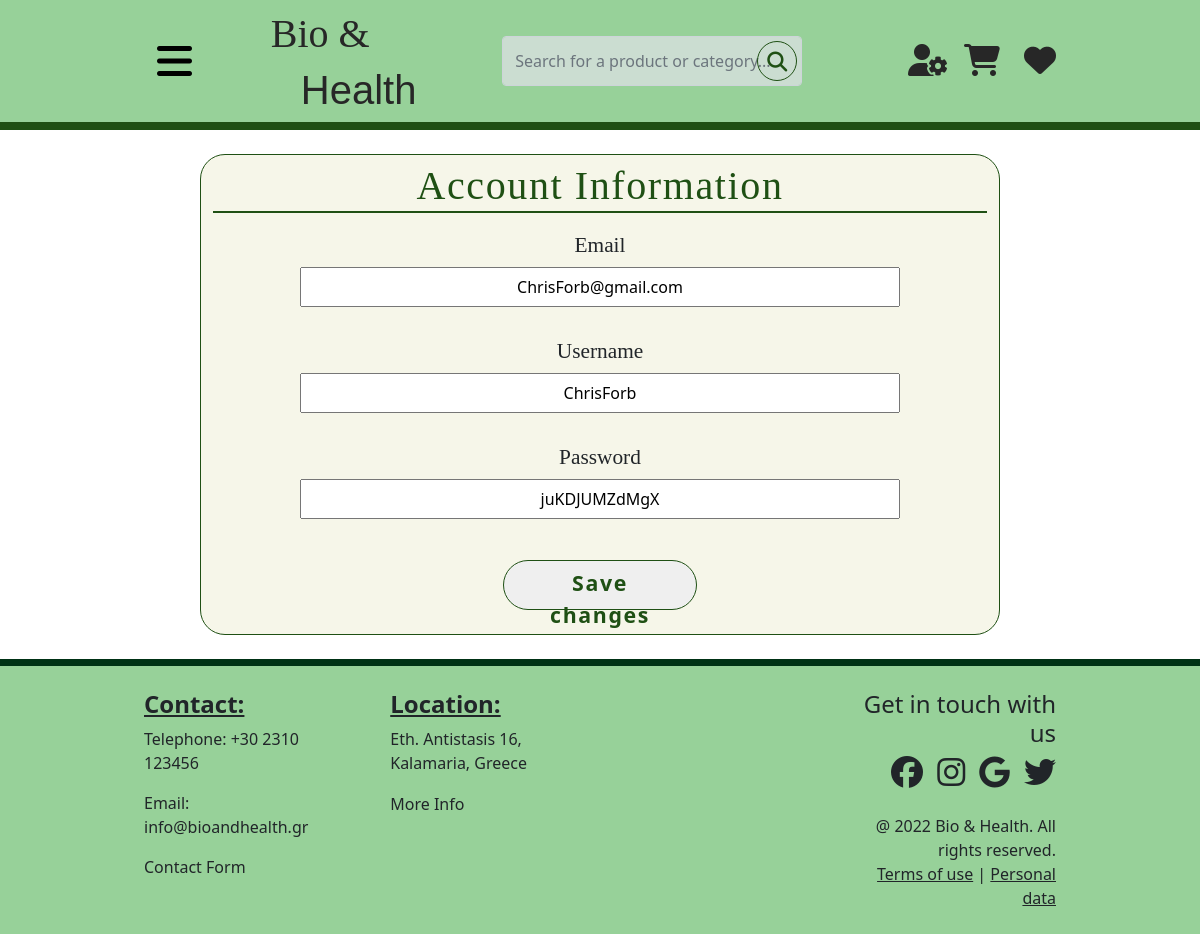
The app's page /UserAccountManagement.php (signed in) with its own data.
### tables this page shows
CREATE TABLE user (
    user_id VARCHAR(13),
    username VARCHAR(50) NOT NULL,
    email VARCHAR(75) NOT NULL,
    password VARCHAR(20) NOT NULL,
    role enum('Administrator', 'Customer') NOT NULL,
    PRIMARY KEY(user_id)
);

### UserAccountManagement.php (the view, shortened to what this page needs)
<!DOCTYPE html>
<html lang="en">
<head>
    <link href="https://cdn.jsdelivr.net/npm/bootstrap@5.0.2/dist/css/bootstrap.min.css" rel="stylesheet">
    <link href="http://fonts.cdnfonts.com/css/sensei" rel="stylesheet">
    <link rel="stylesheet" href="CSS/sign.css">
    <link rel="stylesheet" href="CSS/navbar.css">
    <link rel="stylesheet" href="CSS/new_product.css">
</head>
<body class="d-flex flex-column min-vh-100">
    <?php
     include "Navbar.php";
     $userId = $_SESSION['ID'];
     $sql = "SELECT email, username, password
             FROM user
             WHERE user_id = '$userId'";
     $res = $con->query($sql);
     $row = mysqli_fetch_row($res);
     $email = $row[0];
     $username = $row[1];
     $password = $row[2];
    ?>
    <br>
    <section class="main-section">
        <div class="main-container row text-center" style="margin: 0">
            <div class="solid-border col-8 container big-container fit">
                <div class="d-flex justify-content-center py-1">
                    <h1 class="dark-green extra-spacing header-text m-0">Account Information</h1>
                </div>
                <hr class="hr-border m-0">
                <?php
                    echo'<form action="PHP_Back_End/account_info.php" method="post">
                        <div>
                            <div class="field d-flex flex-column">
                                <label for="product_name" class="product_label">Email</label>
                                <input type="text" id="product_name" class="account-input text-center" name="email" value="'.$email.'">
                            </div>
                            <div class="field d-flex flex-column">
                                <label for="product_name" class="product_label">Username</label>
                                <input type="text" id="product_name" class="account-input text-center" name="username" value="'.$username.'">
                            </div>
                            <div class="field d-flex flex-column">
                                <label for="product_name" class="product_label">Password</label>
                                <input type="text" id="product_name" class="account-input text-center" name="password" value="'.$password.'">
                            </div>
                        </div>'
                ?>
                    <button class="button sign-btn submit solid-border dark-green extra-spacing mt-4" type="submit" style="margin-bottom: 1.5rem">Save changes</button>
                </form>
            </div>
        </div>
    </section>
    <br>
    <?php
        include "Footer.php";
    ?>
</body>
</html>

### CSS/sign.css (style rules this page uses)
.header-text { font-family: 'Source Serif pro', serif; position: relative; top: 3px; }
.dark-green { color: #1f5014; }
.solid-border { border: 1px solid #1f5014; }
.hr-border { border: none; border-top: 2px solid #1f5014; opacity: 100%; }
.extra-spacing { letter-spacing: 0.1rem; }
.main-section { flex: 1; display: flex; }
.main-container { flex: 1; display: flex; align-items: center; justify-content: center; }
.container { background-color: #f6f6e9; border-radius: 25px; display: flex; flex-direction: column; min-height: 700px; margin-right: 0; margin-left: 0; }
.big-container { min-width: 300px; max-width: 1100px; }
.button { border-radius: 25px; text-decoration: none; }
.sign-btn { font-size: 15pt; padding: 6px 15px; align-self: center; width: 25%; }
.fit { min-height:fit-content; }

### CSS/navbar.css (style rules this page uses)
.dark-green { color: #1f5014; }

### CSS/new_product.css (style rules this page uses)
label { display: block; font-family: 'Source Serif pro', serif; font-size: 16pt; }
.field { margin: 5px 50px; padding: 12px; text-align: center; }
.account-input { display: block; margin: auto; min-width: 600px; height: 40px; margin-top: 5px; padding: 5px; }
.submit { font-size: 16pt; font-weight: 600; height: 50px; }

### records on screen
user: email "ChrisForb@gmail.com", username "ChrisForb", password "juKDJUMZdMgX"
